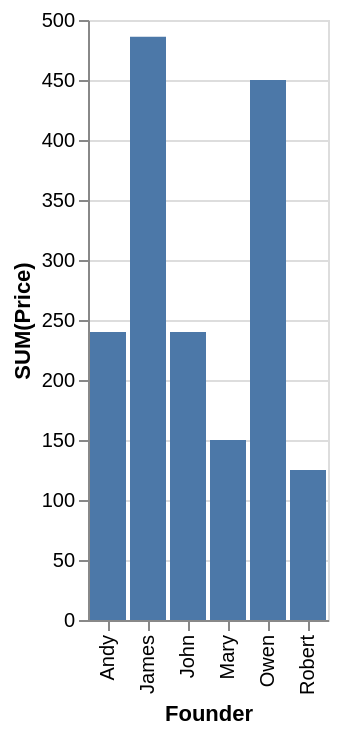

Specify this chart in Vega-Lite:
### Vega-Lite specification from a JSON file in a GitHub repository (floating-point values rounded to 4 significant figures)
{"data": {"values": [{"x_data": "Andy", "y_data": 240}, {"x_data": "James", "y_data": 486}, {"x_data": "John", "y_data": 240}, {"x_data": "Mary", "y_data": 150}, {"x_data": "Owen", "y_data": 450}, {"x_data": "Robert", "y_data": 125}]}, "mark": "bar", "encoding": {"x": {"field": "x_data", "type": "nominal", "title": "Founder", "sort": "ascending"}, "y": {"field": "y_data", "type": "quantitative", "title": "SUM(Price)"}}}
